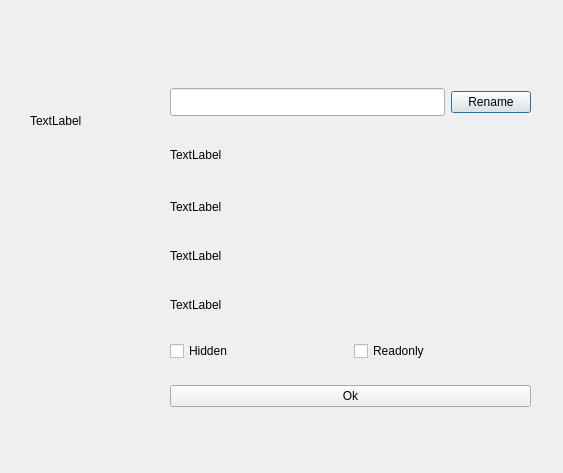
<?xml version="1.0" encoding="UTF-8"?>
<ui version="4.0">
 <class>infoDialog</class>
 <widget class="QDialog" name="infoDialog">
  <property name="geometry">
   <rect>
    <x>0</x>
    <y>0</y>
    <width>563</width>
    <height>473</height>
   </rect>
  </property>
  <property name="windowTitle">
   <string>Info</string>
  </property>
  <widget class="QWidget" name="verticalLayoutWidget">
   <property name="geometry">
    <rect>
     <x>170</x>
     <y>70</y>
     <width>361</width>
     <height>361</height>
    </rect>
   </property>
   <layout class="QVBoxLayout" name="verticalLayout">
    <item>
     <layout class="QHBoxLayout" name="horizontalLayout_2">
      <item>
       <widget class="QLineEdit" name="namelineEdit">
        <property name="minimumSize">
         <size>
          <width>0</width>
          <height>28</height>
         </size>
        </property>
        <property name="font">
         <font>
          <pointsize>9</pointsize>
         </font>
        </property>
       </widget>
      </item>
      <item>
       <widget class="QPushButton" name="renamepushButton">
        <property name="text">
         <string>Rename</string>
        </property>
       </widget>
      </item>
     </layout>
    </item>
    <item>
     <widget class="QLabel" name="pathlabel">
      <property name="maximumSize">
       <size>
        <width>16777215</width>
        <height>30</height>
       </size>
      </property>
      <property name="font">
       <font>
        <pointsize>9</pointsize>
       </font>
      </property>
      <property name="mouseTracking">
       <bool>true</bool>
      </property>
      <property name="text">
       <string>TextLabel</string>
      </property>
     </widget>
    </item>
    <item>
     <widget class="QLabel" name="timecreatelabel">
      <property name="maximumSize">
       <size>
        <width>16777215</width>
        <height>25</height>
       </size>
      </property>
      <property name="font">
       <font>
        <pointsize>9</pointsize>
       </font>
      </property>
      <property name="text">
       <string>TextLabel</string>
      </property>
     </widget>
    </item>
    <item>
     <widget class="QLabel" name="timewritelabel">
      <property name="maximumSize">
       <size>
        <width>16777215</width>
        <height>25</height>
       </size>
      </property>
      <property name="font">
       <font>
        <pointsize>9</pointsize>
       </font>
      </property>
      <property name="text">
       <string>TextLabel</string>
      </property>
     </widget>
    </item>
    <item>
     <widget class="QLabel" name="sizelabel">
      <property name="maximumSize">
       <size>
        <width>16777215</width>
        <height>25</height>
       </size>
      </property>
      <property name="font">
       <font>
        <pointsize>9</pointsize>
       </font>
      </property>
      <property name="text">
       <string>TextLabel</string>
      </property>
     </widget>
    </item>
    <item>
     <layout class="QHBoxLayout" name="horizontalLayout">
      <item>
       <widget class="QCheckBox" name="hidcheckBox">
        <property name="minimumSize">
         <size>
          <width>0</width>
          <height>20</height>
         </size>
        </property>
        <property name="maximumSize">
         <size>
          <width>16777215</width>
          <height>20</height>
         </size>
        </property>
        <property name="text">
         <string>Hidden</string>
        </property>
       </widget>
      </item>
      <item>
       <widget class="QCheckBox" name="rdocheckBox">
        <property name="maximumSize">
         <size>
          <width>16777215</width>
          <height>20</height>
         </size>
        </property>
        <property name="text">
         <string>Readonly</string>
        </property>
       </widget>
      </item>
     </layout>
    </item>
    <item>
     <widget class="QPushButton" name="okpushButton">
      <property name="text">
       <string>Ok</string>
      </property>
     </widget>
    </item>
   </layout>
  </widget>
  <widget class="QLabel" name="piclabel">
   <property name="geometry">
    <rect>
     <x>30</x>
     <y>70</y>
     <width>101</width>
     <height>101</height>
    </rect>
   </property>
   <property name="text">
    <string>TextLabel</string>
   </property>
  </widget>
 </widget>
 <resources/>
 <connections/>
</ui>
